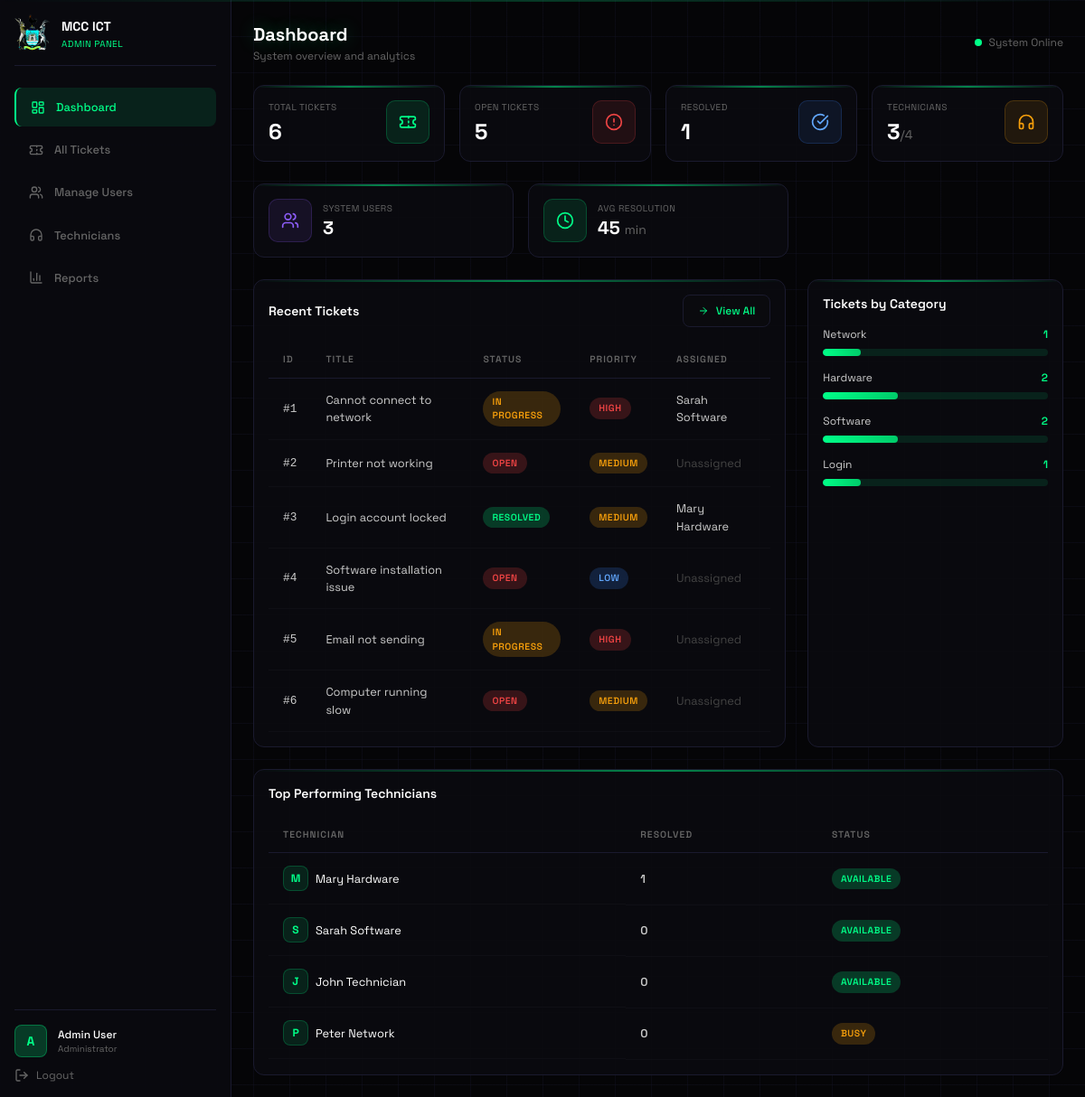
/admin/dashboard.php (signed in), run on an earlier commit of the app's database.
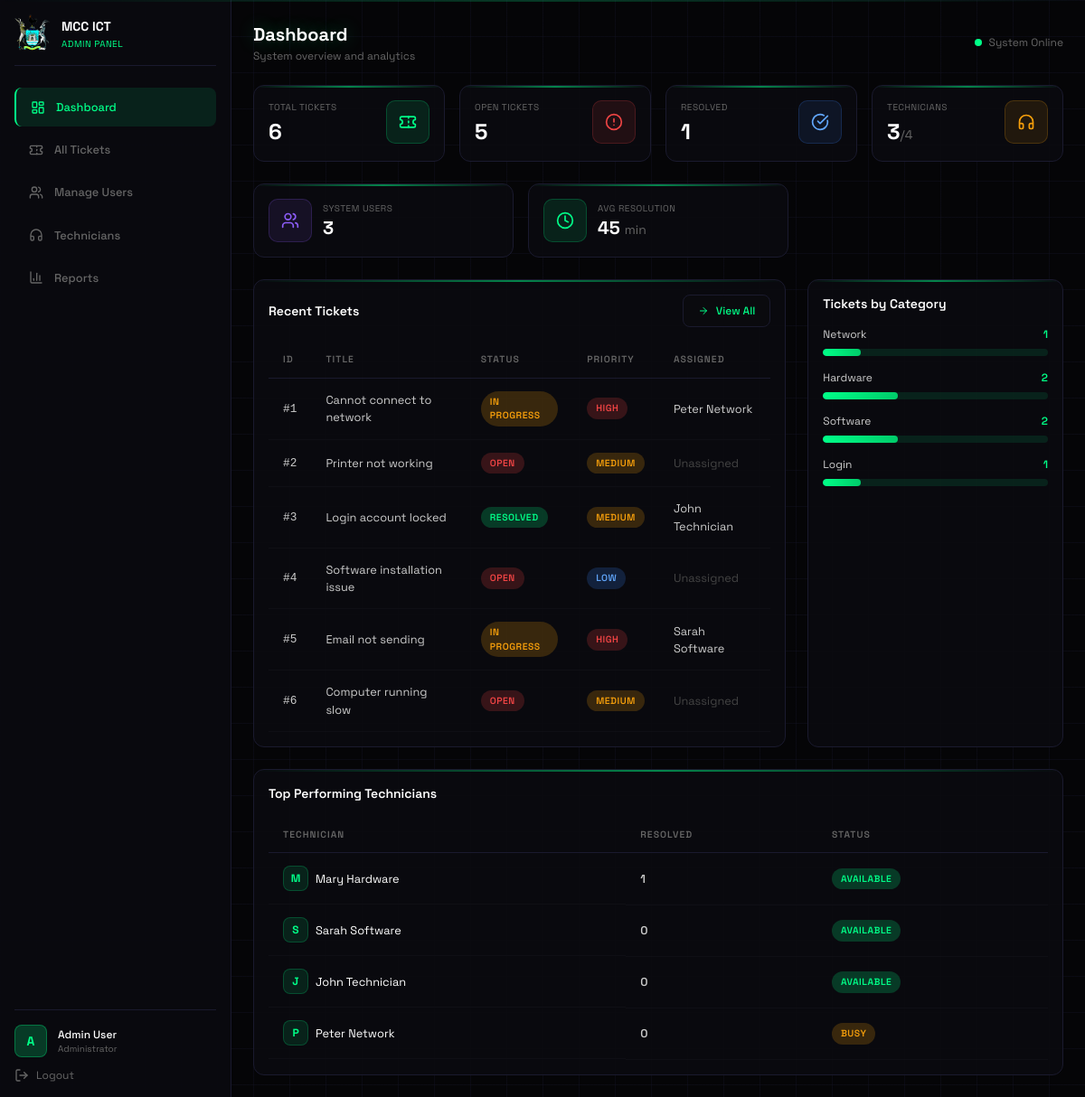
And on a later commit of the database.
### tables this page shows
CREATE TABLE tickets (
    id INT AUTO_INCREMENT PRIMARY KEY,
    title VARCHAR(200) NOT NULL,
    description TEXT NOT NULL,
    department VARCHAR(100) NOT NULL,
    category ENUM('network', 'hardware', 'software', 'login') NOT NULL,
    priority ENUM('high', 'medium', 'low') NOT NULL,
    status ENUM('open', 'in_progress', 'resolved', 'closed') DEFAULT 'open',
    created_by INT NOT NULL,
    assigned_to INT NULL,
    created_at TIMESTAMP DEFAULT CURRENT_TIMESTAMP,
    updated_at TIMESTAMP DEFAULT CURRENT_TIMESTAMP ON UPDATE CURRENT_TIMESTAMP,
    FOREIGN KEY (created_by) REFERENCES users(id),
    FOREIGN KEY (assigned_to) REFERENCES technicians(id)
);

CREATE TABLE technicians (
    id INT AUTO_INCREMENT PRIMARY KEY,
    user_id INT UNIQUE,
    name VARCHAR(100) NOT NULL,
    specialization ENUM('network', 'hardware', 'software', 'general') NOT NULL,
    current_workload INT DEFAULT 0,
    status ENUM('available', 'busy', 'offline') DEFAULT 'available',
    phone VARCHAR(20),
    email VARCHAR(100),
    created_at TIMESTAMP DEFAULT CURRENT_TIMESTAMP,
    FOREIGN KEY (user_id) REFERENCES users(id) ON DELETE SET NULL
);

### admin/dashboard.php (the view, shortened to what the changed rows need)
<?php
$database = new Database();
$conn = $database->getConnection();
$recent_tickets_query = "SELECT t.*, u.name as created_by_name, tech.name as assigned_to_name
                        FROM tickets t
                        LEFT JOIN users u ON t.created_by = u.id
                        LEFT JOIN technicians tech ON t.assigned_to = tech.id
                        ORDER BY t.created_at DESC
                        LIMIT 10";
$recent_tickets = $conn->query($recent_tickets_query);
?>
<!DOCTYPE html>
<html lang="en">
<head>
    <script src="https://cdn.tailwindcss.com"></script>
</head>
<body class="min-h-screen grid-bg">
    <div class="flex">
        <main class="ml-64 flex-1 p-6 h-screen overflow-y-auto">
            <header class="flex items-center justify-between mb-6">
                <div>
                    <h1 class="text-xl font-bold text-white glow-text">Dashboard</h1>
                </div>
            </header>
            <div class="grid grid-cols-1 lg:grid-cols-3 gap-6">
                <div class="lg:col-span-2 cyber-card p-4">
                    <div class="flex items-center justify-between mb-4">
                        <h2 class="text-sm font-semibold text-white">Recent Tickets</h2>
                    </div>
                    <div class="overflow-x-auto">
                        <table class="cyber-table">
                            <thead>
                                <tr>
                                    <th>ID</th>
                                    <th>Title</th>
                                    <th>Status</th>
                                    <th>Priority</th>
                                    <th>Assigned</th>
                                </tr>
                            </thead>
                            <tbody>
                                <?php if ($recent_tickets && $recent_tickets->num_rows > 0): ?>
                                    <?php while ($ticket = $recent_tickets->fetch_assoc()): ?>
                                        <tr>
                                            <td class="text-[#00ff88] font-mono">#<?php echo $ticket['id']; ?></td>
                                            <td class="text-white"><?php echo htmlspecialchars($ticket['title']); ?></td>
                                            <td>
                                                <?php
                                                $status_class = $ticket['status'] == 'open' ? 'badge-open' : ($ticket['status'] == 'in_progress' ? 'badge-progress' : 'badge-resolved');
                                                echo '<span class="badge ' . $status_class . '">' . ucfirst(str_replace('_', ' ', $ticket['status'])) . '</span>';
                                                ?>
                                            </td>
                                            <td>
                                                <?php
                                                $priority_class = 'badge-' . $ticket['priority'];
                                                echo '<span class="badge ' . $priority_class . '">' . ucfirst($ticket['priority']) . '</span>';
                                                ?>
                                            </td>
                                            <td class="text-[#666]"><?php echo $ticket['assigned_to_name'] ? htmlspecialchars($ticket['assigned_to_name']) : '<span class="text-[#444]">Unassigned</span>'; ?></td>
                                        </tr>
                                    <?php endwhile; ?>
                                <?php else: ?>
                                    <tr>
                                        <td colspan="5" class="text-center text-[#666]">No tickets found</td>
                                    </tr>
                                <?php endif; ?>
                            </tbody>
                        </table>
                    </div>
                </div>
                <div class="cyber-card p-4">
                    <h2 class="text-sm font-semibold text-white mb-4">Tickets by Category</h2>
                </div>
            </div>
            <div class="cyber-card p-4 mt-6">
                <h2 class="text-sm font-semibold text-white mb-4">Top Performing Technicians</h2>
                <table class="cyber-table">
                    <thead>
                        <tr>
                            <th>Technician</th>
                            <th>Resolved</th>
                            <th>Status</th>
                        </tr>
                    </thead>
                </table>
            </div>
        </main>
    </div>
</body>
</html>

What changed in the data, as far as the page shows it:
changed tickets "Cannot connect to network": assigned_to.name "Sarah Software" → "Peter Network"
changed tickets "Login account locked": assigned_to.name "Mary Hardware" → "John Technician"
changed tickets "Email not sending": assigned_to.name (not shown) → "Sarah Software"; no longer shows "Unassigned"
